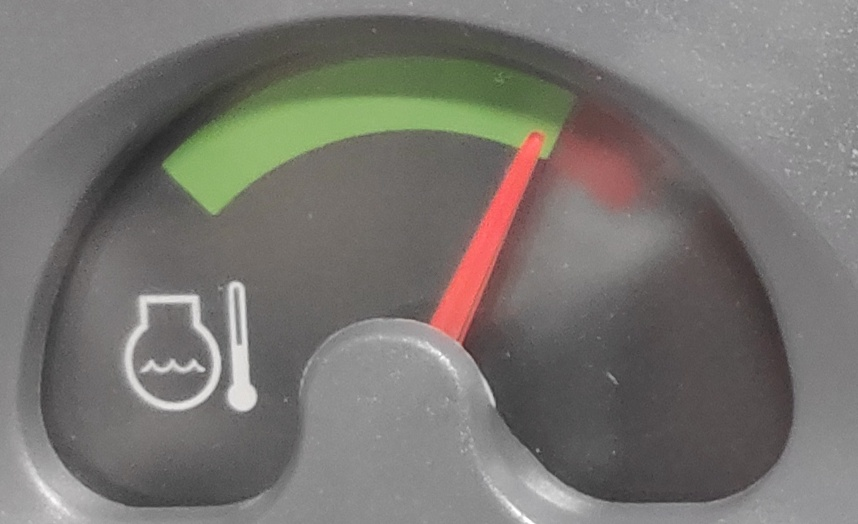
#> input picture gauge/temp.jpg, 858 x 524 px
$ python get_gauge_meter.py
#> lines starting #> are read from the running program, lines starting #| are printed output that depends on the picture; after the words box and inside, x2 and y2 are one past the last pixel; in counts of white or black regions, pixels touching at a corner belong together
### utils/cv_utils.py
import cv2
import matplotlib.pyplot as plt


def read_image(path):
#> called with path = './temp.jpg'
    return cv2.imread(path)
#> returned value is the input picture: shape (524, 858, 3); mean B, G, R 112.9, 117.3, 120.1


# [4 lines left out: function resize, not called in this run]


def to_hsv(img):
    return cv2.cvtColor(img, cv2.COLOR_BGR2HSV)


def to_gray(img):
    return cv2.cvtColor(img, cv2.COLOR_BGR2GRAY)


# [5 lines left out: function template_match, not called in this run]


def grab_color(img, lower_lim, upper_lim):
    mask = cv2.inRange(img, lower_lim, upper_lim)
    return cv2.bitwise_and(img, img, mask=mask)


def get_square(start, width, height):
    return start, (start[0] + width, start[1] + height)


def draw_square(img, top_left, bottom_right):
    cv2.rectangle(img, top_left, bottom_right, (255, 0, 0), 2)


def display_image(img, title="output"):
    cv2.imshow(title, img)


def is_image_black(img):
    return cv2.countNonZero(to_gray(img)) == 0


def display_loop(display_func):
    busy = True
    while busy:
        display_func()
        if cv2.waitKey(1) & 0xFF == ord('q'):
            busy = False
    cv2.destroyAllWindows()


def show_plt(img):
    img = cv2.cvtColor(img, cv2.COLOR_BGR2RGB)
    plt.imshow(img)

### gauge/get_gauge_meter.py
import cv2 as cv
import numpy as np
import math
from utils import cv_utils as utils

img = utils.read_image("./temp.jpg")

blur = cv.GaussianBlur(img, (1, 1), 0)

gray = cv.cvtColor(img, cv.COLOR_BGR2GRAY)
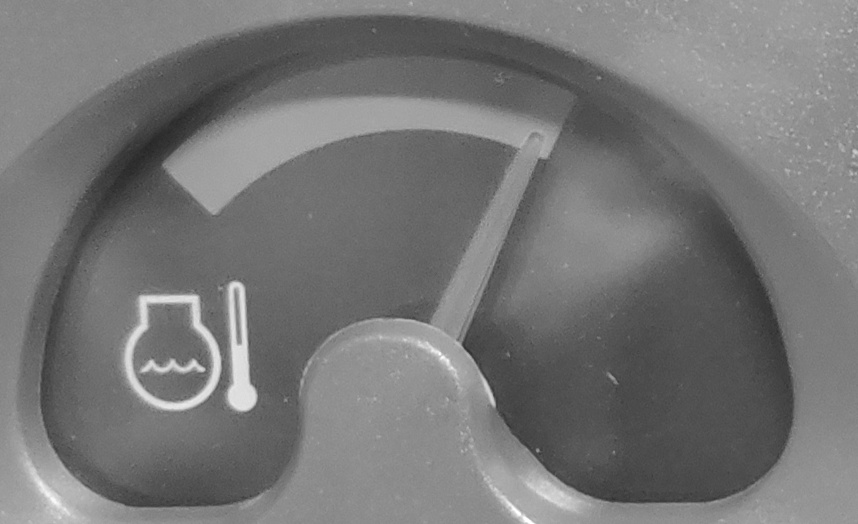
#> gray: shape (524, 858); min 37, max 255, mean 117.7

edges = cv.Canny(img, 1, 200)
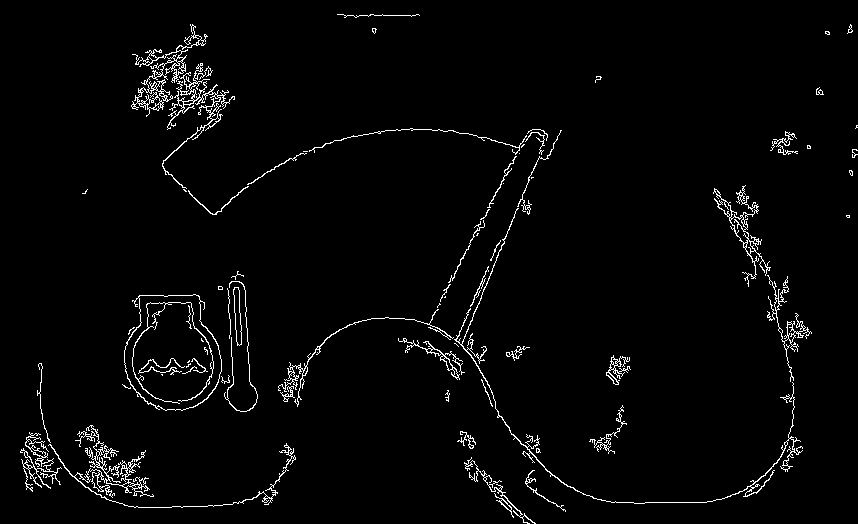
#> edges: shape (524, 858); 2.6% white in thin lines or dots

cv.namedWindow("Trackbars")
cv.resizeWindow("Trackbars", 650, 240)
cv.createTrackbar("P1_x", "Trackbars", 1, 360, lambda x: None)
cv.createTrackbar("P1_y", "Trackbars", 110, 360, lambda x: None)


def show():
    X = cv.getTrackbarPos("P1_x", "Trackbars")
    y = cv.getTrackbarPos("P1_y", "Trackbars")

    X = 1 if X < 1 else X
    hough_lines = cv.HoughLinesP(edges, X, np.pi / 180, y, None, 0, 0)
#> hough_lines = 15 rows, first 6: [496, 259, 500, 249], [515, 213, 515, 212], [472, 318, 477, 305], [517, 206, 520, 199], [516, 210, 517, 208], [513, 218, 514, 215]

    out = img.copy()
    if hough_lines is not None:
        for i in range(0, len(hough_lines)):
            line = hough_lines[i][0]
            cv.line(out, (line[0], line[1]), (line[2], line[3]), (255, 0, 0), 3, cv.LINE_AA)
#> this loop made 15 passes
#> line on passes 1 to 12: [496, 259, 500, 249], [515, 213, 515, 212], [472, 318, 477, 305], [517, 206, 520, 199], [516, 210, 517, 208], [513, 218, 514, 215], [429, 324, 432, 318], [523, 193, 525, 188], [446, 289, 449, 284], [511, 222, 512, 219], [461, 259, 465, 252], [452, 279, 454, 275]
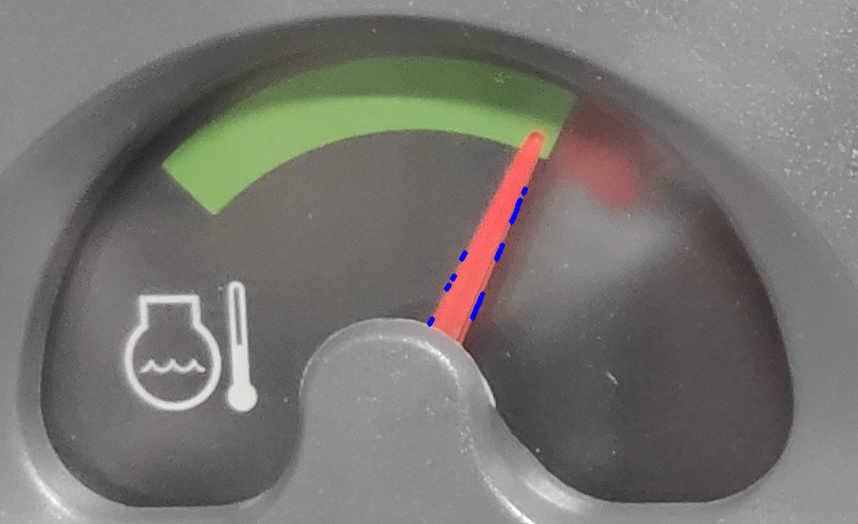
#> out: shape (524, 858, 3); 0.2% of pixels changed, all inside (x1, y1, x2, y2) = (426, 186, 529, 327)

    utils.display_image(edges, "edges")
    utils.display_image(out, "lines")


def main():
    utils.display_loop(show)
#> (key q is pressed here)


if "__main__" == __name__:
    main()
